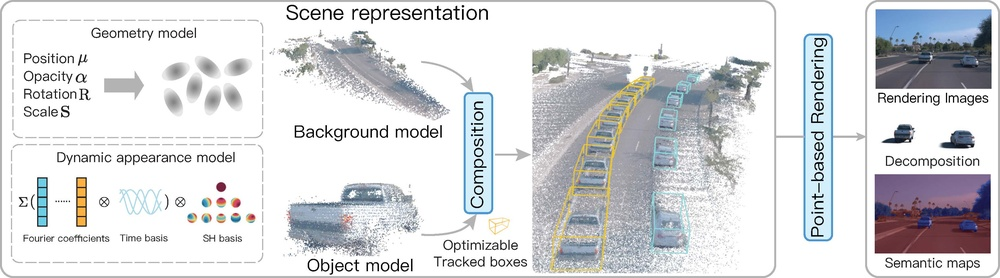
#> input picture images/pipeline.jpg, 1000 x 278 px, shrunk from 3552 x 986 before the run, found by its file name; its folder holds only this picture in this run
$ python process_img_mask.py
#> lines starting #> are read from the running program, lines starting #| are printed output that depends on the picture; after the words box and inside, x2 and y2 are one past the last pixel; in counts of white or black regions, pixels touching at a corner belong together
'''
Author: ssp
Date: 2024-11-11 12:29:01
LastEditTime: 2024-11-11 12:32:38
'''
import os
import numpy as np
from tqdm import tqdm
from PIL import Image

# 定义目录路径
image_dir = '/lfs3/users/spsong/dataset/waymo/training/003/images'  # image 目录
mask_dir = '/lfs3/users/spsong/dataset/waymo/training/003/segment'    # mask 目录
output_dir = '/lfs3/users/spsong/dataset/waymo/training/003/img_after_mask'  # 输出目录

# 确保输出目录存在
os.makedirs(output_dir, exist_ok=True)

# 获取 image 目录中的所有图像文件
image_files = os.listdir(image_dir)

# 遍历每一张图片
for image_file in tqdm(image_files, total=len(image_files), desc="mask image"):
    # 获取图片路径和对应的掩码路径
    image_path = os.path.join(image_dir, image_file)
    mask_path = os.path.join(mask_dir, image_file)  # 假设 mask 和 image 同名

    # 检查文件是否存在
    if not os.path.exists(mask_path):
        print(f"Mask file {mask_path} not found for {image_file}. Skipping...")
        continue

    # 打开图像和掩码
    image = Image.open(image_path).convert('RGB')  # 转为 RGB 模式
#> image is the input picture: PIL image 1000x278 RGB; mean R, G, B 216.5, 217.8, 220.2
    mask = Image.open(mask_path).convert('L')  # 转为灰度模式 (L)
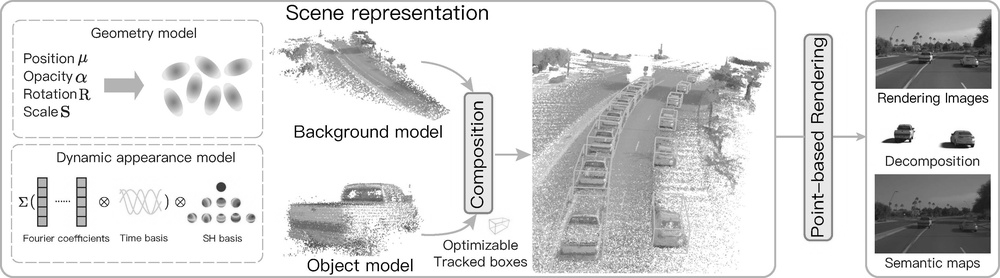
#> mask: PIL image 1000x278 L; min 0, max 255, mean 217.7

    # 将掩码转换为 numpy 数组（0 表示 false，255 表示 true）
    mask_array = np.array(mask)

    # 将图像转换为 numpy 数组
    image_array = np.array(image)

    # 将掩码为 False 的地方替换为白色 (255, 255, 255)
    image_array[mask_array == 0] = [255, 255, 255]
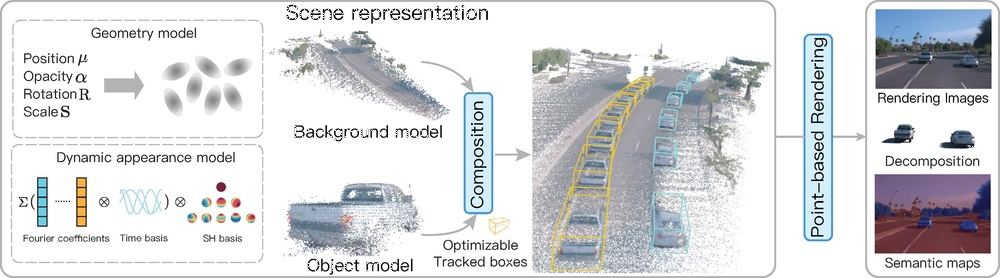
#> image_array: shape (278, 1000, 3); 0.07% of pixels changed, all inside (x1, y1, x2, y2) = (20, 5, 973, 271)

    # 将修改后的数组转换回图像
    output_image = Image.fromarray(image_array)

    # 保存结果
    output_image_path = os.path.join(output_dir, image_file)
    output_image.save(output_image_path)

    # print(f"Processed and saved {image_file}")

print("Processing complete.")
